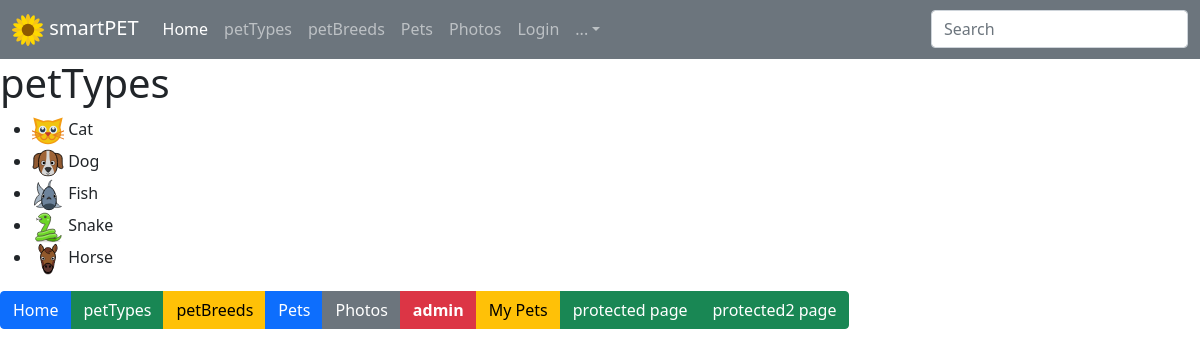
The app's page /types with its own data.
### smartpet/models.py (models this page shows, shortened)
class petType(models.Model):  # "Cat, Dog, Fish" etc..
    name = models.CharField(max_length=256)

### smartpet/views.py (the view)
# urls.py: path('types', views.petTypesView.as_view(), name="urlTypes"),
class petTypesView(View):
    def get(self, request):
        pettypes = petType.objects.all()
        icerik = {'pettype_view': pettypes}
        return render(request, 'smartpet/types.html', icerik)

### smartpet/templates/smartpet/types.html
{% extends "smartpet/main.html" %}
{% load static %}
{% block content %}
    <h1>petTypes</h1>
    <ul>
{% for pettype_template in pettype_view %}
<li>
<img src="{% get_static_prefix %}assets/images/icons/{{pettype_template.name}}.svg" width="32" height="32" /> {{pettype_template.name}}
</li>
{% endfor %}
</ul>
{% endblock %}

### records on screen
petType: shows a picture, name "Cat"
petType: shows a picture, name "Dog"
petType: name (picture), name "Fish"
petType: name (picture), name "Snake"
petType: name (picture), name "Horse"
